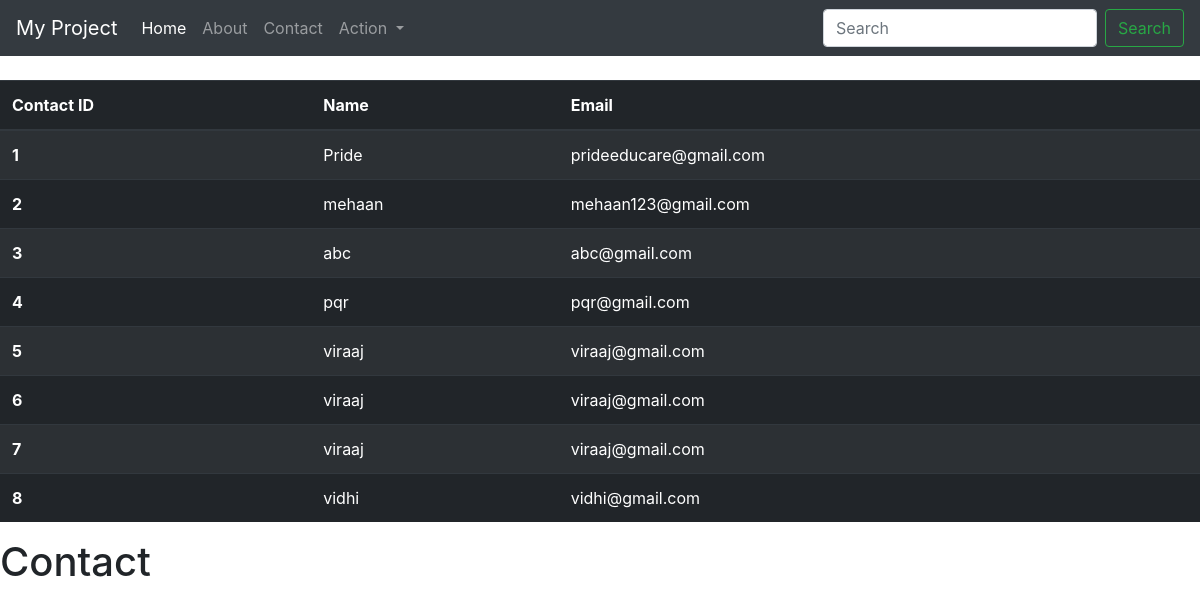
The page /home/contact/ on the database its author committed.
### demoapp/models.py (models this page shows, shortened)
class Contact(models.Model):
    id=models.BigAutoField(primary_key=True)
    name=models.CharField(max_length=255)
    email=models.EmailField(max_length=255)

### demoapp/views.py (the view)
# urls.py: path('contact/',views.contact,name="contact"),
def contact(request):
    if request.method=="POST":
        uname=request.POST['ename'];
        uemail=request.POST['Email'];
        con=Contact(name=uname,email=uemail)
        con.save()
        print('save successfully')
    records=Contact.objects.all()
    d={'records':records}
    return render(request,'contact.html',d)

### templates/contact.html
{% extends 'base.html' %}
{% block content %}
<h1>Contact</h1>
{% endblock %}

### templates/base.html (shortened to what this page needs)
<!DOCTYPE html>
<html lang="en">
<head>
    <link rel="stylesheet" href="https://maxcdn.bootstrapcdn.com/bootstrap/4.0.0/css/bootstrap.min.css">
</head>
<body>
    <nav class="navbar navbar-expand-lg navbar-dark bg-dark">
        <a class="navbar-brand" href="#">My Project</a>
        <div class="collapse navbar-collapse" id="navbarSupportedContent">
          <ul class="navbar-nav mr-auto">
            <li class="nav-item active">
              <a class="nav-link" href="#">Home <span class="sr-only">(current)</span></a>
            </li>
            <li class="nav-item">
              <a class="nav-link" href="/test">About</a>
              <li class="nav-item">
                <a class="nav-link" href="/contact">Contact</a>
            </li>
            <li class="nav-item dropdown">
              <a class="nav-link dropdown-toggle" href="#" id="navbarDropdown" role="button" data-toggle="dropdown" aria-haspopup="true" aria-expanded="false">
                Action
              </a>
          </ul>
          <form class="form-inline my-2 my-lg-0">
            <input class="form-control mr-sm-2" type="search" placeholder="Search" aria-label="Search">
            <button class="btn btn-outline-success my-2 my-sm-0" type="submit">Search</button>
          </form>
        </div>
      </nav>
      <br>
      <table class="table table-dark table-striped">
        <thead>
          <tr>
            <th scope="col">Contact ID</th>
            <th scope="col">Name</th>
            <th scope="col">Email</th>
          </tr>
        </thead>
        <tbody>
          {% for data in records %}
          <tr>
            <th scope="row">{{data.id}}</th>
            <td>{{data.name}}</td>
            <td>{{data.email}}</td>
          </tr>
          {% endfor %}
        </tbody>
      </table>
</body>
</html>
{% block content %}
{% endblock %}

### rows shown on the page
Contact: id "1", name "Pride", email "prideeducare@gmail.com"
Contact: id "2", name "mehaan", email "mehaan123@gmail.com"
Contact: id "3", name "abc", email "abc@gmail.com"
Contact: id "4", name "pqr", email "pqr@gmail.com"
Contact: id "5", name "viraaj", email "viraaj@gmail.com"
Contact: id "6", name "viraaj", email "viraaj@gmail.com"
Contact: id "7", name "viraaj", email "viraaj@gmail.com"
Contact: id "8", name "vidhi", email "vidhi@gmail.com"
